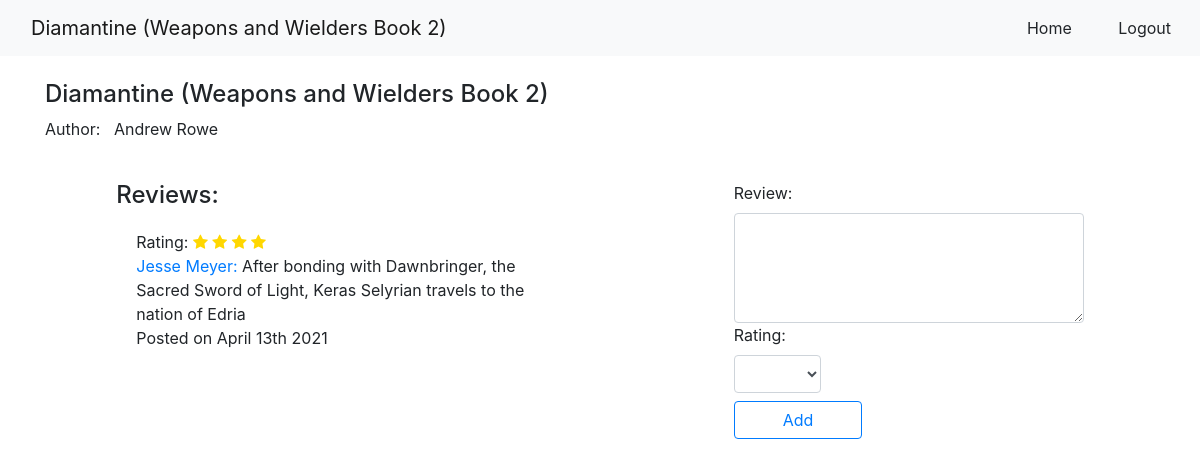
Page /books/15 (signed in) on the committed database.
### dojoApp/models.py (models this page shows)
class Book(models.Model):
    title = models.CharField(max_length=255)
    desc = models.TextField(blank=True)
    uploaded_by = models.ForeignKey(User, related_name='books_uploaded', on_delete=models.CASCADE)
    liked_by = models.ManyToManyField(User, related_name="liked_books", blank=True)
    created_at = models.DateTimeField(auto_now_add=True)
    updated_at = models.DateTimeField(auto_now=True)
    objects = CheckBook()

class Author(models.Model):
    first_name = models.CharField(max_length=255)
    last_name = models.CharField(max_length=255)
    books = models.ManyToManyField(Book, related_name="authors", blank=True)
    notes = models.CharField(max_length=255, blank=True)
    created_at = models.DateTimeField(auto_now_add=True)
    updated_at = models.DateTimeField(auto_now=True)
    @property
    def full_name(self):
        return f"{self.first_name} {self.last_name}"

class Review(models.Model):
    review = models.TextField()
    rating = models.IntegerField(choices=RATING_CHOICES)
    book = models.ForeignKey(Book, related_name='reviews', on_delete=models.CASCADE)
    user = models.ForeignKey(User, related_name='book_reviews', on_delete=models.CASCADE)
    created_at = models.DateTimeField(auto_now_add=True)
    updated_at = models.DateTimeField(auto_now=True)
    objects = CheckReview()

### loginApp/models.py (models this page shows)
class User(models.Model):
    first_name = models.CharField(max_length=255)
    last_name = models.CharField(max_length=255)
    alias = models.CharField(max_length=50, blank=True)
    email = models.CharField(max_length=255)
    password = models.CharField(max_length=255)
    created_at = models.DateTimeField(auto_now_add=True)
    updated_at = models.DateTimeField(auto_now=True)
    @property
    def full_name(self):
        return f"{self.first_name} {self.last_name}"

### dojoApp/views.py (the view)
# urls.py: path('books/<int:bid>', views.book_info, name="book_info"),
def book_info(request, bid, form=ReviewForm()):
    user_id = request.session['user_id']
    book = Book.objects.get(id=bid)
    author = Author.objects.get(books__id=bid)
    reviews = Review.objects.filter(book=book)
    new_form = form
    context = {
        "form": new_form,
        "book": book,
        "reviews": reviews,
        "author": author,
        "user": User.objects.get(id=user_id),
    }
    print(context['form'])
    return render(request, "info.html", context)

### dojoApp/forms.py (shortened to what this page needs)
class ReviewForm(forms.Form):
    review = forms.CharField(widget=forms.Textarea)
    rating = forms.ChoiceField(widget=forms.Select, choices=RATING_CHOICES)

### dojoApp/templates/info.html (shortened to what this page needs)
<!DOCTYPE html>
<html lang="en">
<head>
    {% load static %}
    <link rel="stylesheet" href="https://cdn.jsdelivr.net/npm/bootstrap@4.6.0/dist/css/bootstrap.min.css">
    <link rel="stylesheet" href="https://cdnjs.cloudflare.com/ajax/libs/font-awesome/4.7.0/css/font-awesome.min.css">
    <link rel="stylesheet" href="{% static 'css/style_main.css' %}">
</head>
<body>
    <div class="row">
        <div class="col-md-12 justify-content-between">
            <nav class="navbar navbar-light bg-light ">
                <div class="col-md-3 navbar-brand">{{ book.title }}</div>
                <div class="col-md-3.5 align-content-end">
                    <a class="nav-item btn btn-light" href="/books">Home</a>
                    <a class="nav-item btn btn-light ml-3" href="/logout">Logout</a>
                </div>
            </nav>
        </div>
    </div>
    <div class="container">
        <div class="row justify-content-left">
            <div class="col-md-10 mt-4">
                <h4>{{ book.title }}</h4>
                <p>Author: &nbsp {{ author.full_name }}</p>
            </div>
        </div>
        <div class="row justify-content-around ">
            <div class="col-md-5 mt-4">
                <h4>Reviews:</h4>
                <ul style="max-height: 380px; overflow-y: auto; overflow-x:hidden;" class="list-group list-group-flush">
                    {% for review in reviews %}
                        <li class="list-group-item">
                            <span>Rating: </span>
                            {% with ''|center:review.rating as range %}
                                {% for _ in range %}
                                    <span class="fa fa-star checked" style="color:gold;"></span>
                                {% endfor %}
                            {% endwith %}
                            <br>
                            <a href="/cl/users/{{user.id}}">{{ review.user.full_name }}: </a>
                            <span>{{ review.review }}</span><br>
                            <span>Posted on {{ review.created_at|date:"F jS Y" }}</span><br>
                        </li>
                    {% endfor %}
                </ul>
            </div>
            <div class="col-md-4 mt-4 form-group">
                <form action="{% url 'update_submit' book.id %}" method="post" class="form-group" name="update_submit">
                    {{ form }}
                    <input type="submit" value="Add" class="btn btn-outline-primary px-5 my-2 " id="submit">
                </form>
            </div>
        </div>
    </div>
</body>
</html>

### dojoApp/static/css/style_main.css (style rules this page uses)
* { margin: 0px; padding: 0px; }

### rows in the picture
Book: title "Diamantine (Weapons and Wielders Book 2)"
Author: full_name "Andrew Rowe"
Review: rating 4 (drawn), user.full_name "Jesse Meyer", review "After bonding with Dawnbringer, the Sacred Sword of Light, Keras Selyrian travels to the nation of Edria", created_at "April 13th 2021"
